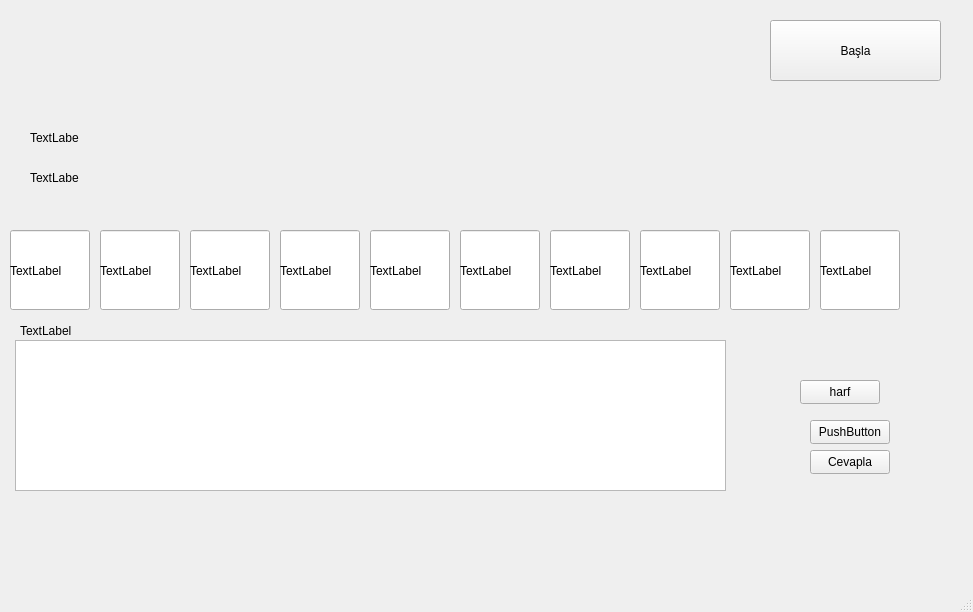
<?xml version="1.0" encoding="UTF-8"?>
<ui version="4.0">
 <class>MainWindow</class>
 <widget class="QMainWindow" name="MainWindow">
  <property name="geometry">
   <rect>
    <x>0</x>
    <y>0</y>
    <width>973</width>
    <height>612</height>
   </rect>
  </property>
  <property name="windowTitle">
   <string>MainWindow</string>
  </property>
  <widget class="QWidget" name="centralwidget">
   <widget class="QLineEdit" name="box_1">
    <property name="geometry">
     <rect>
      <x>10</x>
      <y>230</y>
      <width>80</width>
      <height>80</height>
     </rect>
    </property>
    <property name="tabletTracking">
     <bool>false</bool>
    </property>
    <property name="maxLength">
     <number>1</number>
    </property>
   </widget>
   <widget class="QLineEdit" name="box_2">
    <property name="geometry">
     <rect>
      <x>100</x>
      <y>230</y>
      <width>80</width>
      <height>80</height>
     </rect>
    </property>
    <property name="maxLength">
     <number>1</number>
    </property>
   </widget>
   <widget class="QLineEdit" name="box_3">
    <property name="geometry">
     <rect>
      <x>190</x>
      <y>230</y>
      <width>80</width>
      <height>80</height>
     </rect>
    </property>
    <property name="maxLength">
     <number>1</number>
    </property>
   </widget>
   <widget class="QLineEdit" name="box_4">
    <property name="geometry">
     <rect>
      <x>280</x>
      <y>230</y>
      <width>80</width>
      <height>80</height>
     </rect>
    </property>
    <property name="maxLength">
     <number>1</number>
    </property>
   </widget>
   <widget class="QLineEdit" name="box_6">
    <property name="geometry">
     <rect>
      <x>460</x>
      <y>230</y>
      <width>80</width>
      <height>80</height>
     </rect>
    </property>
    <property name="maxLength">
     <number>1</number>
    </property>
   </widget>
   <widget class="QLineEdit" name="box_5">
    <property name="geometry">
     <rect>
      <x>370</x>
      <y>230</y>
      <width>80</width>
      <height>80</height>
     </rect>
    </property>
    <property name="maxLength">
     <number>1</number>
    </property>
   </widget>
   <widget class="QLineEdit" name="box_7">
    <property name="geometry">
     <rect>
      <x>550</x>
      <y>230</y>
      <width>80</width>
      <height>80</height>
     </rect>
    </property>
    <property name="maxLength">
     <number>1</number>
    </property>
   </widget>
   <widget class="QLineEdit" name="box_8">
    <property name="geometry">
     <rect>
      <x>640</x>
      <y>230</y>
      <width>80</width>
      <height>80</height>
     </rect>
    </property>
    <property name="maxLength">
     <number>1</number>
    </property>
   </widget>
   <widget class="QLineEdit" name="box_9">
    <property name="geometry">
     <rect>
      <x>730</x>
      <y>230</y>
      <width>80</width>
      <height>80</height>
     </rect>
    </property>
    <property name="maxLength">
     <number>1</number>
    </property>
   </widget>
   <widget class="QLineEdit" name="box_10">
    <property name="geometry">
     <rect>
      <x>820</x>
      <y>230</y>
      <width>80</width>
      <height>80</height>
     </rect>
    </property>
    <property name="maxLength">
     <number>1</number>
    </property>
   </widget>
   <widget class="QTextBrowser" name="questionBrowser">
    <property name="geometry">
     <rect>
      <x>15</x>
      <y>340</y>
      <width>711</width>
      <height>151</height>
     </rect>
    </property>
   </widget>
   <widget class="QPushButton" name="letterButton">
    <property name="geometry">
     <rect>
      <x>800</x>
      <y>380</y>
      <width>80</width>
      <height>24</height>
     </rect>
    </property>
    <property name="text">
     <string>harf</string>
    </property>
   </widget>
   <widget class="QLabel" name="label">
    <property name="geometry">
     <rect>
      <x>10</x>
      <y>230</y>
      <width>81</width>
      <height>81</height>
     </rect>
    </property>
    <property name="text">
     <string>TextLabel</string>
    </property>
   </widget>
   <widget class="QLabel" name="label_2">
    <property name="geometry">
     <rect>
      <x>100</x>
      <y>230</y>
      <width>81</width>
      <height>81</height>
     </rect>
    </property>
    <property name="text">
     <string>TextLabel</string>
    </property>
   </widget>
   <widget class="QLabel" name="label_3">
    <property name="geometry">
     <rect>
      <x>190</x>
      <y>230</y>
      <width>81</width>
      <height>81</height>
     </rect>
    </property>
    <property name="text">
     <string>TextLabel</string>
    </property>
   </widget>
   <widget class="QLabel" name="label_4">
    <property name="geometry">
     <rect>
      <x>280</x>
      <y>230</y>
      <width>81</width>
      <height>81</height>
     </rect>
    </property>
    <property name="text">
     <string>TextLabel</string>
    </property>
   </widget>
   <widget class="QLabel" name="label_7">
    <property name="geometry">
     <rect>
      <x>550</x>
      <y>230</y>
      <width>81</width>
      <height>81</height>
     </rect>
    </property>
    <property name="text">
     <string>TextLabel</string>
    </property>
   </widget>
   <widget class="QLabel" name="label_5">
    <property name="geometry">
     <rect>
      <x>370</x>
      <y>230</y>
      <width>81</width>
      <height>81</height>
     </rect>
    </property>
    <property name="text">
     <string>TextLabel</string>
    </property>
   </widget>
   <widget class="QLabel" name="label_6">
    <property name="geometry">
     <rect>
      <x>460</x>
      <y>230</y>
      <width>81</width>
      <height>81</height>
     </rect>
    </property>
    <property name="text">
     <string>TextLabel</string>
    </property>
   </widget>
   <widget class="QLabel" name="label_8">
    <property name="geometry">
     <rect>
      <x>640</x>
      <y>230</y>
      <width>81</width>
      <height>81</height>
     </rect>
    </property>
    <property name="text">
     <string>TextLabel</string>
    </property>
   </widget>
   <widget class="QLabel" name="label_9">
    <property name="geometry">
     <rect>
      <x>730</x>
      <y>230</y>
      <width>81</width>
      <height>81</height>
     </rect>
    </property>
    <property name="text">
     <string>TextLabel</string>
    </property>
   </widget>
   <widget class="QLabel" name="label_10">
    <property name="geometry">
     <rect>
      <x>820</x>
      <y>230</y>
      <width>81</width>
      <height>81</height>
     </rect>
    </property>
    <property name="text">
     <string>TextLabel</string>
    </property>
   </widget>
   <widget class="QLabel" name="totalPointLabel">
    <property name="geometry">
     <rect>
      <x>30</x>
      <y>130</y>
      <width>49</width>
      <height>16</height>
     </rect>
    </property>
    <property name="text">
     <string>TextLabel</string>
    </property>
   </widget>
   <widget class="QLabel" name="label_12">
    <property name="geometry">
     <rect>
      <x>30</x>
      <y>170</y>
      <width>49</width>
      <height>16</height>
     </rect>
    </property>
    <property name="text">
     <string>TextLabel</string>
    </property>
   </widget>
   <widget class="QPushButton" name="startButton">
    <property name="geometry">
     <rect>
      <x>770</x>
      <y>20</y>
      <width>171</width>
      <height>61</height>
     </rect>
    </property>
    <property name="text">
     <string>Başla</string>
    </property>
   </widget>
   <widget class="QLabel" name="timerLabel">
    <property name="geometry">
     <rect>
      <x>20</x>
      <y>320</y>
      <width>81</width>
      <height>21</height>
     </rect>
    </property>
    <property name="text">
     <string>TextLabel</string>
    </property>
   </widget>
   <widget class="QPushButton" name="pauseButton">
    <property name="geometry">
     <rect>
      <x>810</x>
      <y>420</y>
      <width>80</width>
      <height>24</height>
     </rect>
    </property>
    <property name="text">
     <string>PushButton</string>
    </property>
   </widget>
   <widget class="QPushButton" name="confirmButton">
    <property name="geometry">
     <rect>
      <x>810</x>
      <y>450</y>
      <width>80</width>
      <height>24</height>
     </rect>
    </property>
    <property name="text">
     <string>Cevapla</string>
    </property>
   </widget>
  </widget>
  <widget class="QMenuBar" name="menubar">
   <property name="geometry">
    <rect>
     <x>0</x>
     <y>0</y>
     <width>973</width>
     <height>21</height>
    </rect>
   </property>
  </widget>
  <widget class="QStatusBar" name="statusbar"/>
 </widget>
 <resources/>
 <connections/>
</ui>
